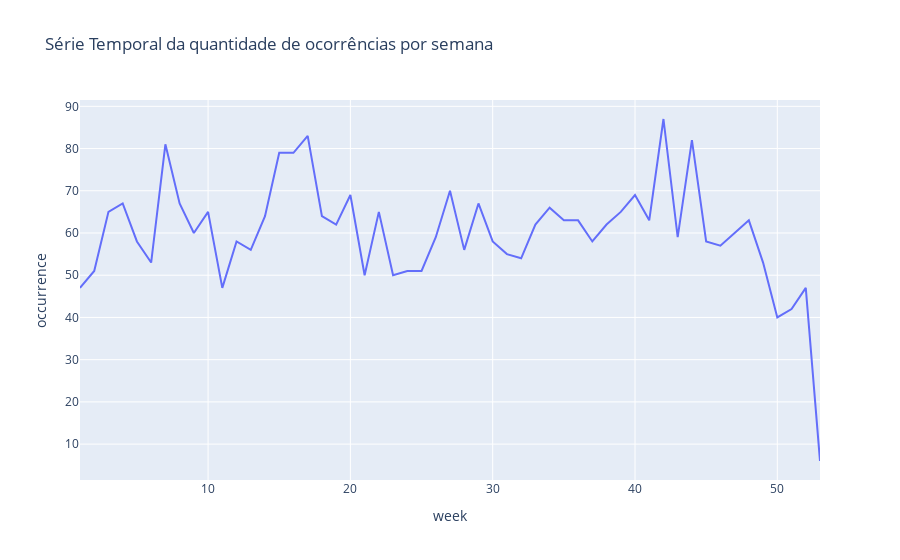

The cell this chart's notebook holds for it:
### Code cell
agrupado = df1[["week", "occurrence"]].groupby("week").sum("occurrence").reset_index()
px.line(agrupado, x='week', y='occurrence', title='Série Temporal da quantidade de ocorrências por semana')

### Figure 1 — Plotly figure (JSON) as saved in the notebook; plotly's stock layout.template omitted (floating-point values rounded to 4 significant figures)
{"data": [{"hovertemplate": "week=%{x}<br>occurrence=%{y}<extra></extra>", "legendgroup": "", "line": {"color": "#636efa", "dash": "solid"}, "marker": {"symbol": "circle"}, "mode": "lines", "name": "", "orientation": "v", "showlegend": false, "type": "scatter", "x": [1, 2, 3, 4, 5, 6, 7, 8, 9, 10, 11, 12, 13, 14, 15, 16, 17, 18, 19, 20, 21, 22, 23, 24, 25, 26, 27, 28, 29, 30, 31, 32, 33, 34, 35, 36, 37, 38, 39, 40, 41, 42, 43, 44, 45, 46, 47, 48, 49, 50, 51, 52, 53], "xaxis": "x", "y": [47, 51, 65, 67, 58, 53, 81, 67, 60, 65, 47, 58, 56, 64, 79, 79, 83, 64, 62, 69, 50, 65, 50, 51, 51, 59, 70, 56, 67, 58, 55, 54, 62, 66, 63, 63, 58, 62, 65, 69, 63, 87, 59, 82, 58, 57, 60, 63, 53, 40, 42, 47, 6], "yaxis": "y"}], "layout": {"legend": {"tracegroupgap": 0}, "title": {"text": "Série Temporal da quantidade de ocorrências por semana"}, "xaxis": {"anchor": "y", "domain": [0, 1], "title": {"text": "week"}}, "yaxis": {"anchor": "x", "domain": [0, 1], "title": {"text": "occurrence"}}}}
